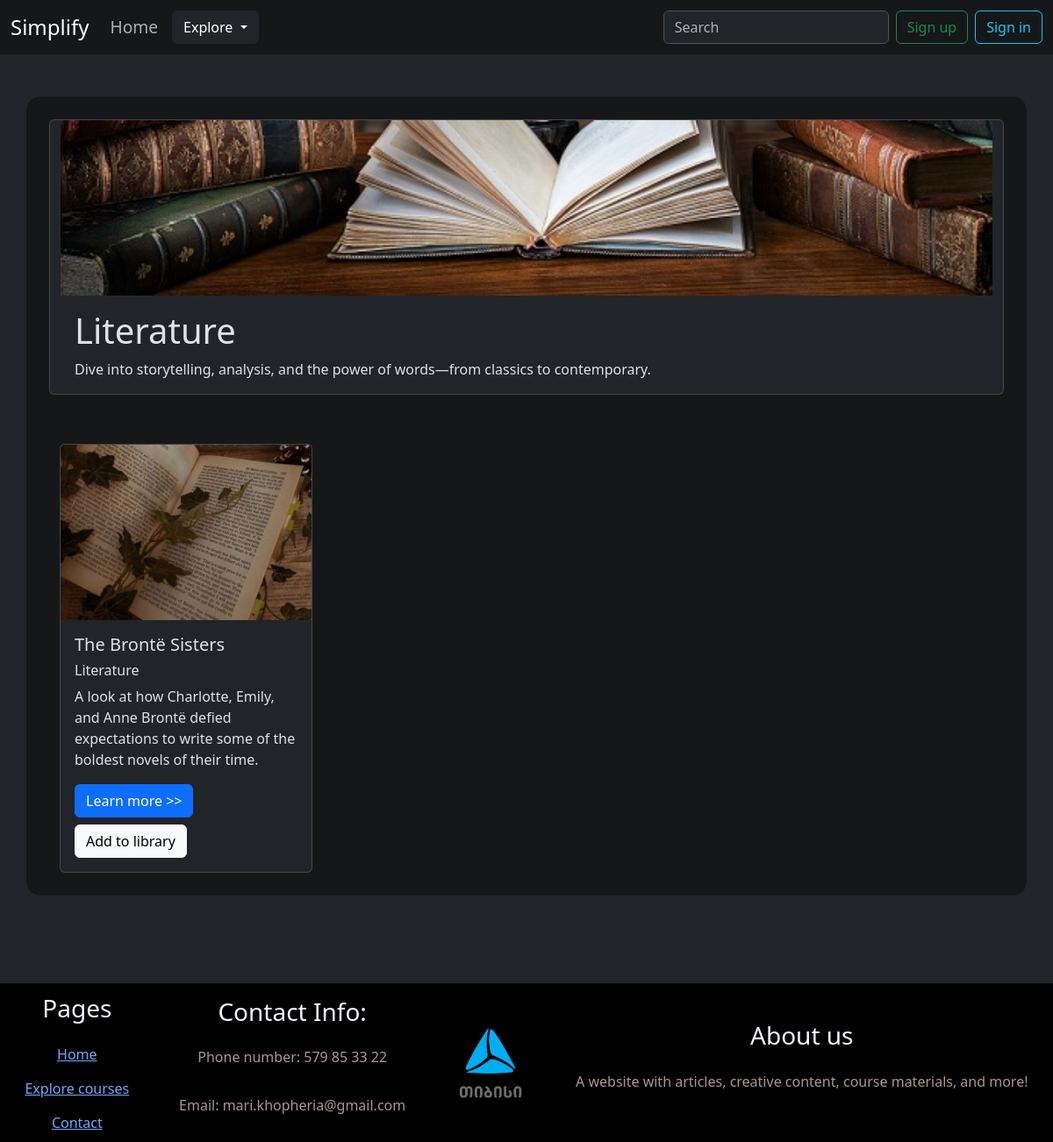
Page /category/Literature on the committed database.
### models.py (models this page shows, shortened)
class BaseModel:
    def create(self):
        db.session.add(self)
        db.session.commit()

class Category(db.Model, BaseModel):
    __tablename__ = "categories"
    id = db.Column(db.Integer(), primary_key=True)
    Name = db.Column(db.String(), nullable=False)
    Description = db.Column(db.String(), nullable=False)
    image = db.Column(db.String(), nullable=False)
    Link = db.Column(db.String(), nullable=False)

class Article(db.Model, BaseModel):
    __tablename__ = "articles"
    id = db.Column(db.Integer(), primary_key=True)
    category = db.Column(db.String(), nullable=False)
    heading = db.Column(db.String(), nullable=False)
    description = db.Column(db.String(), nullable=False)
    summary = db.Column(db.String(), nullable=False)
    Subheading1 = db.Column(db.String(), nullable=False)
    text1 = db.Column(db.String(), nullable=False)
    Subheading2 = db.Column(db.String(), nullable=False)
    text2 = db.Column(db.String(), nullable=False)
    Subheading3 = db.Column(db.String(), nullable=False)
    text3 = db.Column(db.String(), nullable=False)
    Subheading4 = db.Column(db.String(), nullable=False)
    text4 = db.Column(db.String(), nullable=False)
    Subheading5= db.Column(db.String(),  default="")
    text5 = db.Column(db.String(),  default="")
    image = db.Column(db.String(), default="defaul_photo.jpg")
    created_at = db.Column(db.DateTime, default=datetime.utcnow)

### routes.py (the view)
@app.route('/category/<category_name>')
def category_page(category_name):
    category_list = Category.query.filter_by(Name=category_name).all()
    article_list = Article.query.filter_by(category=category_name).all()
    return render_template('category.html', article_list=article_list, category_list=category_list)

### templates/category.html (shortened to what this page needs)
{% extends "base.html" %}
{% block content %}
<div class="row list">
    {% for category in category_list %}
    <div class="card mb-3">
        <img src="/static/images/{{ category['image'] }}" class="card-img-top">
        <div class="card-body">
            <h1 class="card-title">{{category['Name']}}</h1>
            <p class="card-text">{{category['Description']}}</p>
        </div>
    </div>
        {% endfor %}
<div style="display: flex; justify-content: flex-start; gap: 30px; flex-wrap: wrap;">
    {% for article in article_list %}
    <div class="card" style="width: 18rem;">
    <img src="/static/images/{{ article['image'] }}" class="card-img-top" alt="...">
    <div class="card-body">
        <h5 class="card-title">{{ article['heading'] }}</h5>
        <h6 class="card-title">{{ article['category'] }}</h6>
        <p class="card-text">{{ article['description'] }}</p>
        <a href="/category/{{ article['category'] }}/{{article['id']}}" class="btn btn-primary me-3">Learn more >></a>
         <a href="/save_article/{{ article['id'] }}" class="btn btn-light me-3" style="margin-top: 0.5rem;">Add to library</a>
    </div>
    </div>
    {% endfor %}
</div>
</div>
{% endblock %}

### static/css/styles.css (style rules this page uses)
.list { display: flex; gap: 20px; margin: 10px; }
.card-img-top { width: 100%; height: 200px; object-fit: cover; object-position: 30% 100%; }

### rows in the picture
Category: image (picture), Name "Literature", Description "Dive into storytelling, analysis, and the power of words—from classics to contemporary."
Article: image (picture), heading "The Brontë Sisters", category "Literature", description "A look at how Charlotte, Emily, and Anne Brontë defied expectations to write some of the boldest novels of their time."
